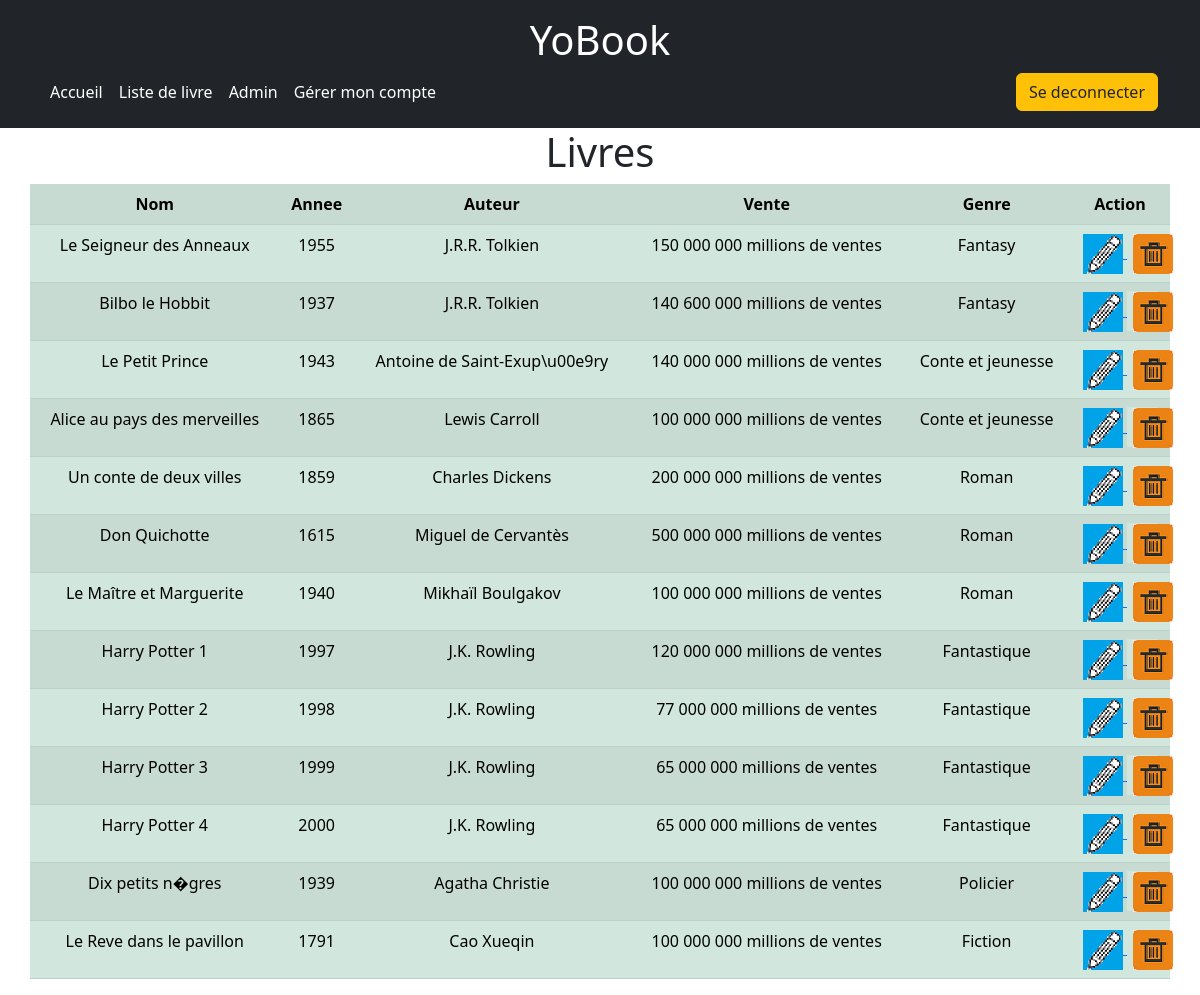
The page /index.php?uc=admin&action=listLivres (signed in) on the database as committed earlier.
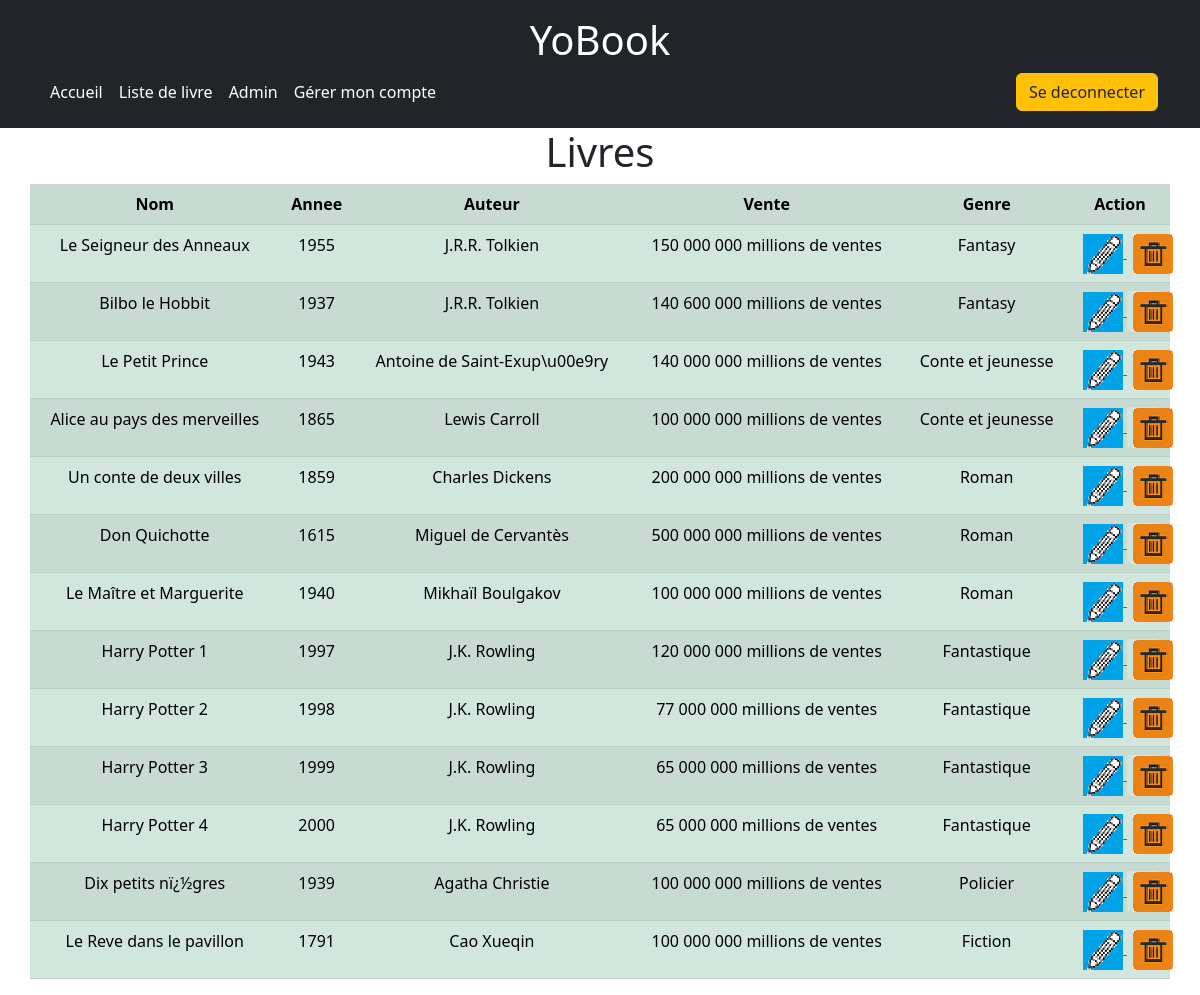
The same page on the database as committed later.
### tables this page shows
CREATE TABLE `livre` (
  `idlivre` int(11) NOT NULL AUTO_INCREMENT,
  `nom` varchar(100) DEFAULT NULL,
  `annee` int(11) DEFAULT NULL,
  `description` varchar(10000) DEFAULT NULL,
  `auteur` varchar(100) DEFAULT NULL,
  `vente` int(11) DEFAULT NULL,
  `idgenre` int(11) NOT NULL,
  `image` varchar(100) DEFAULT NULL,
  PRIMARY KEY (`idlivre`,`idgenre`),
  KEY `fk_livre_genre1_idx` (`idgenre`),
  CONSTRAINT `fk_livre_genre1` FOREIGN KEY (`idgenre`) REFERENCES `genre` (`idgenre`) ON DELETE NO ACTION ON UPDATE NO ACTION
);

CREATE TABLE `genre` (
  `idgenre` int(11) NOT NULL AUTO_INCREMENT,
  `genre` varchar(45) DEFAULT NULL,
  PRIMARY KEY (`idgenre`)
);

### modeles/User.php (called while the page is built, shortened)
<?php
class User
{
    public static function isAdminConnected()
    {
        return ($_SESSION["compte"]["admin"] == 1) ? true : false;
    }
    public static function isNotConnected()
    {
        return ($_SESSION["compte"]["utilisateur"] == 0 && $_SESSION["compte"]["admin"] == 0) ? true : false;
    }
}

### modeles/monPdo.php (called while the page is built, shortened)
<?php
class MonPdo
{
    private static $serveur = 'mysql:host=localhost';
    private static $bdd = 'dbname=dblivre';
    private static $user = 'yoannmr';
    private static $mdp = 'Super2022';
    private static $unPdo = null;
    private function __construct()
    {
        MonPdo::$unPdo = new PDO(MonPdo::$serveur . ';' . MonPdo::$bdd, MonPdo::$user, MonPdo::$mdp);
        MonPdo::$unPdo->query("SET CHARACTER SET utf8");
        MonPdo::$unPdo->setAttribute(PDO::ATTR_ERRMODE, PDO::ERRMODE_EXCEPTION);
    }
    public static function getInstance()
    {
        if (self::$unPdo == null) {
            self::$monPdo = new MonPdo();
        }
        return self::$unPdo;
    }
    public static function dbRun($sql, $param = null)
    {
        $statement = MonPdo::getInstance()->prepare($sql);
        $statement->execute($param);
        return $statement;
    }
}

### modeles/Genre.php (called while the page is built, shortened)
<?php
class Genre
{
    public static function findById(int $id)
    {
        $sql = "SELECT `idgenre`, `genre` FROM genre WHERE idgenre = ?";
        $param = [$id];
        $statement = MonPdo::getInstance()->prepare($sql);
        $statement->execute($param);
        $statement->setFetchMode(PDO::FETCH_CLASS | PDO::FETCH_PROPS_LATE, 'Livre');
        return $statement->fetch();
    }
}

### vues/admin/tableauLivre.php (the view, shortened to what this page needs)
<div class="container text-center">
    <h1>Livres</h1>
    <div class="row">
        <table class="table table-success table-striped">
            <tr>
                <th>Nom</th>
                <th>Annee</th>
                <th>Auteur</th>
                <th>Vente</th>
                <th>Genre</th>
                <th>Action</th>
            </tr>
            <?php
            foreach ($dataLivre as $livre) {
            ?>
                <tr>
                    <td><?= $livre->getNom() ?></td>
                    <td><?= $livre->getAnnee() ?></td>
                    <td><?= $livre->getAuteur() ?></td>
                    <td><?= Livre::ChangeNumberFormat($livre->getVente()) ?></td>
                    <td><?php
                    $genre = Genre::findById($livre->getIdgenre());
                    echo $genre->genre;
                    ?>
                    </td>
                    <td>
                        <a href="index.php?uc=admin&action=modifierLivre&id=<?= $livre->getIdlivre() ?>">
                            <img src="img/crayon.png" alt="image de modification">
                        </a>
                        <button onclick="document.getElementById('id01').style.display='block'" class="delete">
                            <img src="img/suppression.png" alt="image de suppression">
                        </button>
                    </td>
                </tr>
            <?php
            }
            ?>
        </table>
    </div>
</div>

### vues/header.php (shortened to what this page needs)
<!DOCTYPE html>
<html lang="fr">
<head>
    <link href="https://cdn.jsdelivr.net/npm/bootstrap@5.2.1/dist/css/bootstrap.min.css" rel="stylesheet">
</head>
<body class="d-flex flex-column h-100">
    <header class="p-3 bg-dark text-white">
        <div class="text-center">
            <p class="h1 text-white">YoBook</p>
        </div>
        <div class="container">
            <div class="d-flex flex-wrap align-items-center justify-content-center justify-content-lg-start">
                <ul class="nav col-12 col-lg-auto me-lg-auto mb-2 justify-content-center mb-md-0">
                    <li><a href="index.php" class="nav-link px-2 text-white">Accueil</a></li>
                    <li><a href="index.php?uc=liste&action=liste" class="nav-link px-2 text-white">Liste de livre</a></li>
                    <?php
                    if (isset($_SESSION["compte"])) {
                        if (User::isAdminConnected()) {
                    ?>
                            <li><a href="index.php?uc=admin" class="nav-link px-2 text-white">Admin</a></li>
                        <?php
                        } elseif (User::isUserConnected()) {
                        ?>
                            <li><a href="index.php?uc=listePerso&action=listePerso" class="nav-link px-2 text-white">Ma liste</a></li>
                        <?php
                        } else {
                            echo "";
                        }
                        ?>
                        <?php
                        if (isset($_SESSION["idutilisateur"])) {
                        ?>
                            <li><a href="index.php?uc=compte" class="nav-link px-2 text-white">Gérer mon compte</a></li>
                    <?php
                        }
                    }
                    ?>
                </ul>
                <div class="text-end">
                    <?php
                    if (User::isNotConnected()) {
                    ?>
                        <button type="button" class="btn btn-warning"><a href="index.php?uc=connect" class="text-decoration-none text-dark">Se connecter</a></button>
                    <?php
                    } else {
                    ?>
                        <button type="button" class="btn btn-warning"><a href="index.php?uc=connect&action=disconnect" class="text-decoration-none text-dark">Se deconnecter</a></button>
                    <?php
                    }
                    ?>
                </div>
            </div>
        </div>
    </header>

### index.php (shortened to what this page needs)
<?php
include("modeles/Livre.php");
include("modeles/Genre.php");
include("modeles/User.php");
include("modeles/monPdo.php");
include("vues/header.php");
$getUc = filter_input(INPUT_GET,"uc",FILTER_SANITIZE_FULL_SPECIAL_CHARS);
$uc = empty($getUc) ? "accueil" : $getUc;
switch ($uc) {
    case 'admin':
        require_once('controllers/gestionAdmin.php');
        break;
}
include("vues/footer.php");
?>

### controllers/gestionAdmin.php (shortened to what this page needs)
<?php
$action = filter_input(INPUT_GET, "action", FILTER_SANITIZE_FULL_SPECIAL_CHARS);
switch ($action) {
    case 'listLivres':
        $dataLivre = Livre::findAll();
        include("vues/admin/tableauLivre.php");
        break;
}

### modeles/Livre.php (shortened to what this page needs)
<?php
class Livre
{
    private $idlivre;
    private $nom;
    private $annee;
    private $auteur;
    private $vente;
    private $idgenre;
    public function getIdlivre()
    {
        return $this->idlivre;
    }
    public function getNom()
    {
        return $this->nom;
    }
    public function getAnnee()
    {
        return $this->annee;
    }
    public function getAuteur()
    {
        return $this->auteur;
    }
    public function getVente()
    {
        return $this->vente;
    }
    public function getIdgenre(): int
    {
        return $this->idgenre;
    }
    public static function findAll(): array
    {
        $sql = "SELECT `idlivre`, `nom`, `annee`, `description`, `auteur`, `vente`, `idgenre`, `image` FROM livre ORDER BY `idgenre`, `auteur`";
        $param = [];
        $query = MonPdo::dbRun($sql, $param);
        return $query->fetchAll(PDO::FETCH_CLASS | PDO::FETCH_PROPS_LATE, 'Livre');
    }
    public static function ChangeNumberFormat($data)
    {
        if ($data >= 1000000000) {
            return "<p>" . number_format($data, 0, ' ', ' ') . " milliards de ventes</p>";
        } elseif ($data >= 1000000) {
            return "<p>" . number_format($data, 0, ' ', ' ') . " millions de ventes</p>";
        } elseif ($data < 1000000) {
            return "<p>" . number_format($data, 0, ' ', ' ') . " milliers de ventes</p>";
        }
    }
}

### vues/footer.php
</body>
</html>

Rows that differ between the two databases and show on the page:
changed livre "Agatha Christie": nom "Dix petits n�gres" → "Dix petits nï¿½gres"
